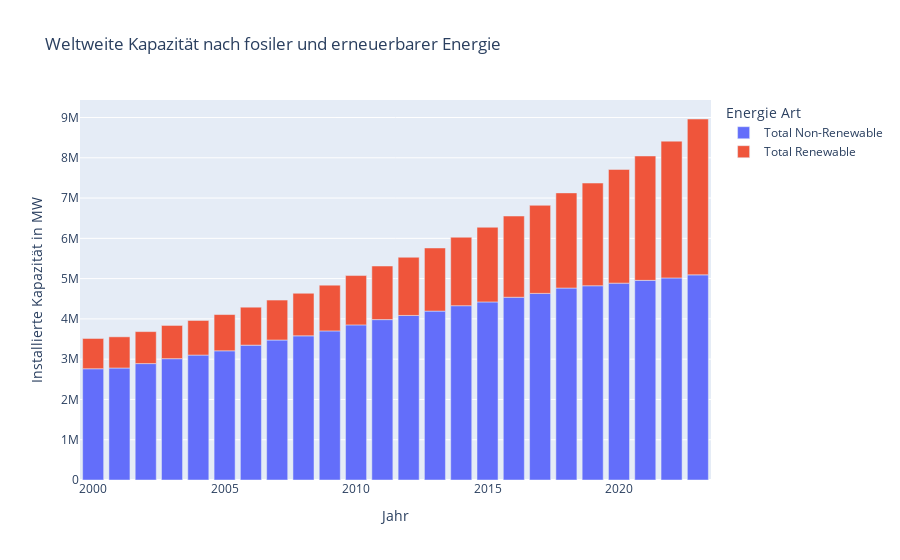

Here is the notebook cell this chart was saved with:
### Code cell
df_global_bar = df_global_neu_RE

# Calculate percentages for each year and technology group
df_global_bar["Percentage"] = df_global_bar.groupby("Year")["Sum of Electricity Installed Capacity (MW)"].transform(
    lambda x: (x / x.sum()) * 100
)

# Create the bar chart
fig_global_fosil_erneuerbar_absolut= px.bar(
    df_global_bar,
    x="Year",
    y="Sum of Electricity Installed Capacity (MW)",
    color="RE or Non-RE",
    custom_data=["Percentage"],
    title="Weltweite Kapazität nach fosiler und erneuerbarer Energie",
)

# Customize hover template to display percentages
fig_global_fosil_erneuerbar_absolut.update_traces(hovertemplate="Jahr: %{x} <br>Kapazität: %{y:.2f} MW<br>Prozent: %{customdata[0]:.2f}%")

# Update layout title and labels
fig_global_fosil_erneuerbar_absolut.update_layout(
    title="Weltweite Kapazität nach fosiler und erneuerbarer Energie",
    xaxis_title="Jahr",
    yaxis_title="Installierte Kapazität in MW",
    legend_title="Energie Art"
)

# Diagramm anzeigen
fig_global_fosil_erneuerbar_absolut.show()

### Figure 1 — Plotly figure (JSON) as saved in the notebook; plotly's stock layout.template omitted (floating-point values rounded to 4 significant figures)
{"data": [{"alignmentgroup": "True", "customdata": [[78.6], [78.22], [78.44], [78.5], [78.3], [78.09], [78.05], [77.78], [77.2], [76.5], [75.87], [74.94], [73.88], [72.79], [71.8], [70.45], [69.23], [67.93], [66.86], [65.41], [63.39], [61.61], [59.63], [56.83]], "hovertemplate": "Jahr: %{x} <br>Kapazität: %{y:.2f} MW<br>Prozent: %{customdata[0]:.2f}%", "legendgroup": "Total Non-Renewable", "marker": {"color": "#636efa", "pattern": {"shape": ""}}, "name": "Total Non-Renewable", "offsetgroup": "Total Non-Renewable", "orientation": "v", "showlegend": true, "textposition": "auto", "type": "bar", "x": [2000, 2001, 2002, 2003, 2004, 2005, 2006, 2007, 2008, 2009, 2010, 2011, 2012, 2013, 2014, 2015, 2016, 2017, 2018, 2019, 2020, 2021, 2022, 2023], "xaxis": "x", "y": [2762000.0, 2781000.0, 2890000.0, 3012000.0, 3101000.0, 3208000.0, 3349000.0, 3475000.0, 3579000.0, 3702000.0, 3851000.0, 3982000.0, 4086000.0, 4194000.0, 4328000.0, 4421000.0, 4538000.0, 4633000.0, 4766000.0, 4823000.0, 4888000.0, 4957000.0, 5017000.0, 5094000.0], "yaxis": "y"}, {"alignmentgroup": "True", "customdata": [[21.4], [21.78], [21.56], [21.5], [21.7], [21.91], [21.95], [22.22], [22.8], [23.5], [24.13], [25.06], [26.12], [27.21], [28.2], [29.55], [30.77], [32.07], [33.14], [34.59], [36.61], [38.39], [40.37], [43.17]], "hovertemplate": "Jahr: %{x} <br>Kapazität: %{y:.2f} MW<br>Prozent: %{customdata[0]:.2f}%", "legendgroup": "Total Renewable", "marker": {"color": "#EF553B", "pattern": {"shape": ""}}, "name": "Total Renewable", "offsetgroup": "Total Renewable", "orientation": "v", "showlegend": true, "textposition": "auto", "type": "bar", "x": [2000, 2001, 2002, 2003, 2004, 2005, 2006, 2007, 2008, 2009, 2010, 2011, 2012, 2013, 2014, 2015, 2016, 2017, 2018, 2019, 2020, 2021, 2022, 2023], "xaxis": "x", "y": [752200.0, 774200.0, 794200.0, 825100.0, 859600.0, 899800.0, 941700.0, 992800.0, 1057000.0, 1137000.0, 1225000.0, 1331000.0, 1445000.0, 1567000.0, 1700000.0, 1854000.0, 2017000.0, 2187000.0, 2363000.0, 2550000.0, 2823000.0, 3089000.0, 3396000.0, 3870000.0], "yaxis": "y"}], "layout": {"barmode": "relative", "legend": {"title": {"text": "Energie Art"}, "tracegroupgap": 0}, "title": {"text": "Weltweite Kapazität nach fosiler und erneuerbarer Energie"}, "xaxis": {"anchor": "y", "domain": [0, 1], "title": {"text": "Jahr"}}, "yaxis": {"anchor": "x", "domain": [0, 1], "title": {"text": "Installierte Kapazität in MW"}}}}
